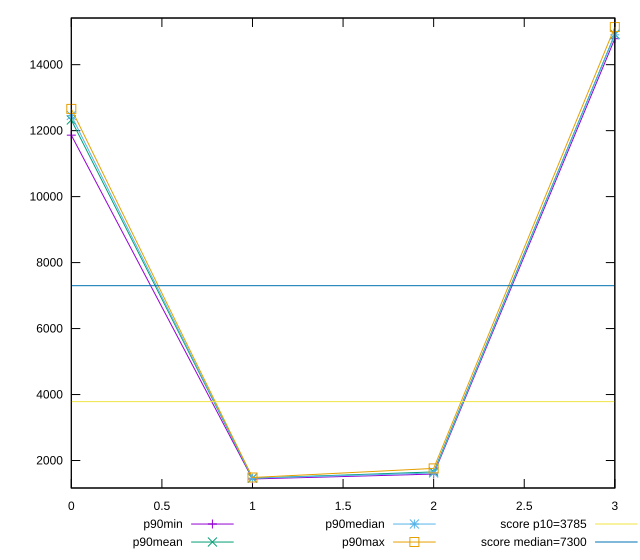

The gnuplot source for this figure:
reset

$p90Min <<EOF
0 11863.084
1 1440.6399000000001
2 1589.4264
3 14787.86
EOF

$p90Mean <<EOF
0 12323.274441489368
1 1465.3804595744682
2 1654.1890623655913
3 14921.397106382981
EOF

$p90Median <<EOF
0 12458.22125
1 1466.6541000000002
2 1620.7644
3 14905.28975
EOF

$p90Max <<EOF
0 12658.874499999996
1 1485.1023
2 1761.02
3 15140.354000000001
EOF

set key outside below
set xrange [0:3]
set yrange [1166.645618:15414.348282]
set trange [1166.645618:15414.348282]
set terminal svg size 640, 560 enhanced background rgb 'white'
set output "reports/report_00030_2021-02-24T20-42-31.540Z/interactive/progression/value.svg"

plot $p90Min title "p90min" with linespoints, \
     $p90Mean title "p90mean" with linespoints, \
     $p90Median title "p90median" with linespoints, \
     $p90Max title "p90max" with linespoints, \
     3785 title "score p10=3785", \
     7300 title "score median=7300"

reset
